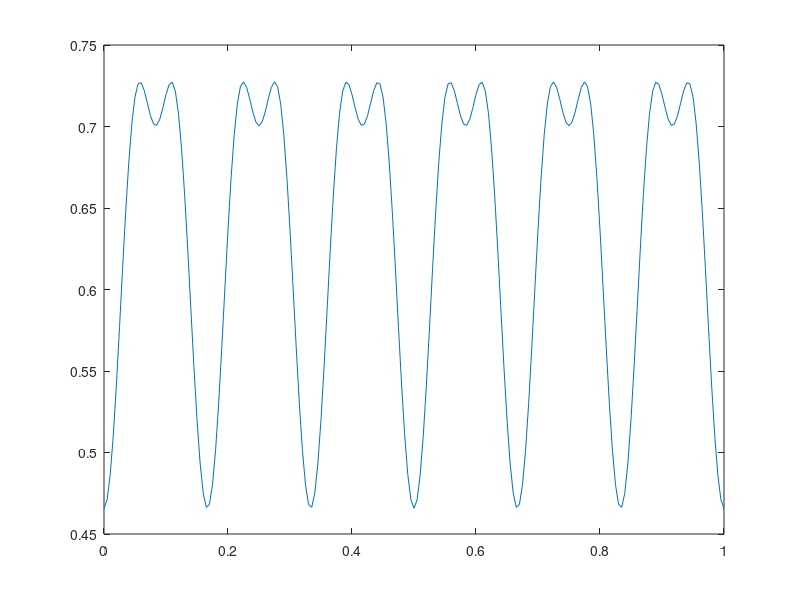

The MATLAB source for this figure:
t=0:pi/100:2*pi;

s1 = 5/9+(2/9)*(cos(6*t));

s2 = 4/9+(2/9)*(cos(6*t));

ent = -s1.*log(s1)-s2.*log(s2);

figure; plot(t./(2*pi), ent)
